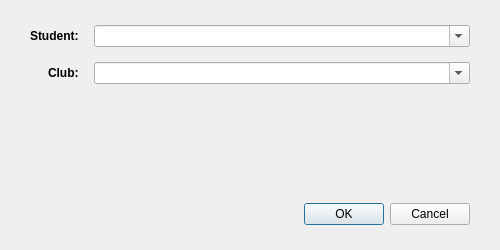
<?xml version="1.0" encoding="UTF-8"?>
<ui version="4.0">
 <class>MembershipDialog</class>
 <widget class="QDialog" name="MembershipDialog">
  <property name="geometry">
   <rect>
    <x>0</x>
    <y>0</y>
    <width>500</width>
    <height>250</height>
   </rect>
  </property>
  <property name="minimumSize">
   <size>
    <width>500</width>
    <height>250</height>
   </size>
  </property>
  <property name="windowTitle">
   <string>Add Membership</string>
  </property>
  <layout class="QVBoxLayout" name="verticalLayout">
   <property name="spacing">
    <number>20</number>
   </property>
   <property name="leftMargin">
    <number>30</number>
   </property>
   <property name="topMargin">
    <number>25</number>
   </property>
   <property name="rightMargin">
    <number>30</number>
   </property>
   <property name="bottomMargin">
    <number>25</number>
   </property>
   <item>
    <layout class="QFormLayout" name="formLayout">
     <property name="horizontalSpacing">
      <number>15</number>
     </property>
     <property name="verticalSpacing">
      <number>15</number>
     </property>
     <property name="labelAlignment">
      <set>Qt::AlignRight|Qt::AlignTrailing|Qt::AlignVCenter</set>
     </property>
     <item row="0" column="0">
      <widget class="QLabel" name="label">
       <property name="text">
        <string>Student:</string>
       </property>
       <property name="styleSheet">
        <string>font-weight: 600;</string>
       </property>
      </widget>
     </item>
     <item row="0" column="1">
      <widget class="QComboBox" name="studentComboBox">
       <property name="editable">
        <bool>true</bool>
       </property>
      </widget>
     </item>
     <item row="1" column="0">
      <widget class="QLabel" name="label_2">
       <property name="text">
        <string>Club:</string>
       </property>
       <property name="styleSheet">
        <string>font-weight: 600;</string>
       </property>
      </widget>
     </item>
     <item row="1" column="1">
      <widget class="QComboBox" name="clubComboBox">
       <property name="editable">
        <bool>true</bool>
       </property>
      </widget>
     </item>
    </layout>
   </item>
   <item>
    <widget class="QDialogButtonBox" name="buttonBox">
     <property name="orientation">
      <enum>Qt::Horizontal</enum>
     </property>
     <property name="standardButtons">
      <set>QDialogButtonBox::Cancel|QDialogButtonBox::Ok</set>
     </property>
    </widget>
   </item>
  </layout>
 </widget>
 <resources/>
 <connections>
  <connection>
   <sender>buttonBox</sender>
   <signal>accepted()</signal>
   <receiver>MembershipDialog</receiver>
   <slot>accept()</slot>
   <hints>
    <hint type="sourcelabel">
     <x>248</x>
     <y>254</y>
    </hint>
    <hint type="destinationlabel">
     <x>157</x>
     <y>274</y>
    </hint>
   </hints>
  </connection>
  <connection>
   <sender>buttonBox</sender>
   <signal>rejected()</signal>
   <receiver>MembershipDialog</receiver>
   <slot>reject()</slot>
   <hints>
    <hint type="sourcelabel">
     <x>316</x>
     <y>260</y>
    </hint>
    <hint type="destinationlabel">
     <x>286</x>
     <y>274</y>
    </hint>
   </hints>
  </connection>
 </connections>
</ui>
